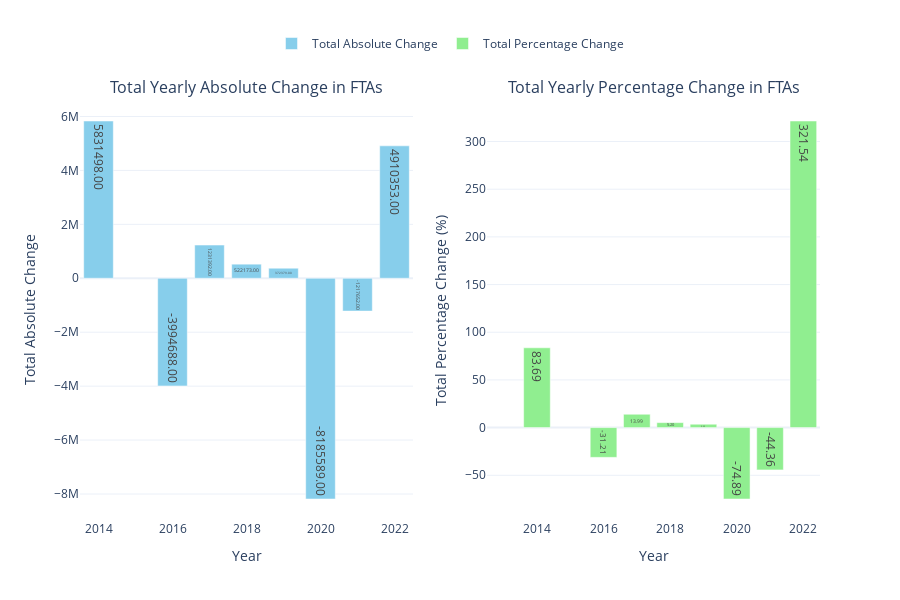

Notebook cell for this chart:
### Code cell
import plotly.graph_objects as go
from plotly.subplots import make_subplots

# Assuming yearly_total_change_abs and yearly_total_change_pct are defined DataFrames/Series

# Create a figure with two subplots side by side
fig = make_subplots(rows=1, cols=2, subplot_titles=("Total Yearly Absolute Change in FTAs", "Total Yearly Percentage Change in FTAs"))

# Plotting total absolute change for each year (yearly_total_change_abs) as a bar plot
fig.add_trace(go.Bar(
    x=yearly_total_change_abs.index,
    y=yearly_total_change_abs.values,
    text=[f'{val:.2f}' for val in yearly_total_change_abs.values],  # Show values inside bars
    textposition='inside',
    marker_color='skyblue',
    name='Total Absolute Change'
), row=1, col=1)

# Plotting total percentage change for each year (yearly_total_change_pct) as a bar plot
fig.add_trace(go.Bar(
    x=yearly_total_change_pct.index,
    y=yearly_total_change_pct.values,
    text=[f'{val:.2f}' for val in yearly_total_change_pct.values],  # Show values inside bars
    textposition='inside',
    marker_color='lightgreen',
    name='Total Percentage Change'
), row=1, col=2)

# Update layout for the figure
fig.update_layout(
    # title="Total Yearly Change in FTAs (Absolute and Percentage)",
    xaxis_title="Year",
    yaxis_title="Change",
    template="plotly_white",  # Light theme
    height=600,
    legend=dict(
        orientation="h",  # Horizontal legend
        yanchor="bottom",  # Anchor legend to bottom
        y=1.1,             # Position legend above the plot
        xanchor="center",  # Center align the legend
        x=0.5              # Position in the middle horizontally
    )
)

# Update individual axis titles for each subplot
fig.update_xaxes(title_text="Year", row=1, col=1)
fig.update_yaxes(title_text="Total Absolute Change", row=1, col=1)
fig.update_xaxes(title_text="Year", row=1, col=2)
fig.update_yaxes(title_text="Total Percentage Change (%)", row=1, col=2)

# Show the plot
fig.show()

### Figure 1 — Plotly figure (JSON) as saved in the notebook; plotly's stock layout.template omitted (floating-point values rounded to 4 significant figures)
{"data": [{"marker": {"color": "skyblue"}, "name": "Total Absolute Change", "text": ["5831498.00", "-3994688.00", "1231392.00", "522173.00", "372379.00", "-8185589.00", "-1217652.00", "4910353.00"], "textposition": "inside", "type": "bar", "x": [2014, 2016, 2017, 2018, 2019, 2020, 2021, 2022], "xaxis": "x", "y": [5831498, -3994688, 1231392, 522173, 372379, -8185589, -1217652, 4910353], "yaxis": "y"}, {"marker": {"color": "lightgreen"}, "name": "Total Percentage Change", "text": ["nan", "83.69", "-31.21", "13.99", "5.20", "3.53", "-74.89", "-44.36", "321.54"], "textposition": "inside", "type": "bar", "x": [2013, 2014, 2016, 2017, 2018, 2019, 2020, 2021, 2022], "xaxis": "x2", "y": [null, 83.69, -31.21, 13.99, 5.2, 3.53, -74.89, -44.36, 321.5], "yaxis": "y2"}], "layout": {"annotations": [{"font": {"size": 16}, "showarrow": false, "text": "Total Yearly Absolute Change in FTAs", "x": 0.225, "xanchor": "center", "xref": "paper", "y": 1, "yanchor": "bottom", "yref": "paper"}, {"font": {"size": 16}, "showarrow": false, "text": "Total Yearly Percentage Change in FTAs", "x": 0.775, "xanchor": "center", "xref": "paper", "y": 1, "yanchor": "bottom", "yref": "paper"}], "height": 600, "legend": {"orientation": "h", "x": 0.5, "xanchor": "center", "y": 1.1, "yanchor": "bottom"}, "xaxis": {"anchor": "y", "domain": [0, 0.45], "title": {"text": "Year"}}, "xaxis2": {"anchor": "y2", "domain": [0.55, 1], "title": {"text": "Year"}}, "yaxis": {"anchor": "x", "domain": [0, 1], "title": {"text": "Total Absolute Change"}}, "yaxis2": {"anchor": "x2", "domain": [0, 1], "title": {"text": "Total Percentage Change (%)"}}}}
